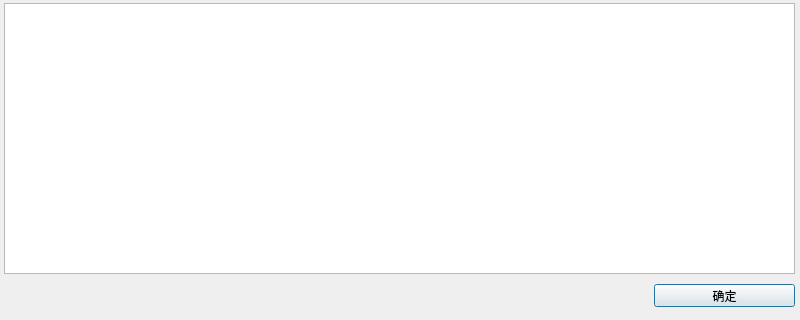
<?xml version="1.0" encoding="UTF-8"?>
<ui version="4.0">
 <class>DialogChooseDBFConfig</class>
 <widget class="QDialog" name="DialogChooseDBFConfig">
  <property name="geometry">
   <rect>
    <x>0</x>
    <y>0</y>
    <width>800</width>
    <height>320</height>
   </rect>
  </property>
  <property name="sizePolicy">
   <sizepolicy hsizetype="Fixed" vsizetype="Fixed">
    <horstretch>0</horstretch>
    <verstretch>0</verstretch>
   </sizepolicy>
  </property>
  <property name="minimumSize">
   <size>
    <width>800</width>
    <height>320</height>
   </size>
  </property>
  <property name="maximumSize">
   <size>
    <width>800</width>
    <height>320</height>
   </size>
  </property>
  <property name="windowTitle">
   <string>Dialog</string>
  </property>
  <widget class="QTableWidget" name="tableWidget">
   <property name="geometry">
    <rect>
     <x>4</x>
     <y>3</y>
     <width>791</width>
     <height>271</height>
    </rect>
   </property>
  </widget>
  <widget class="QPushButton" name="pushButton">
   <property name="geometry">
    <rect>
     <x>654</x>
     <y>284</y>
     <width>141</width>
     <height>23</height>
    </rect>
   </property>
   <property name="text">
    <string>确定</string>
   </property>
  </widget>
 </widget>
 <resources/>
 <connections/>
</ui>
